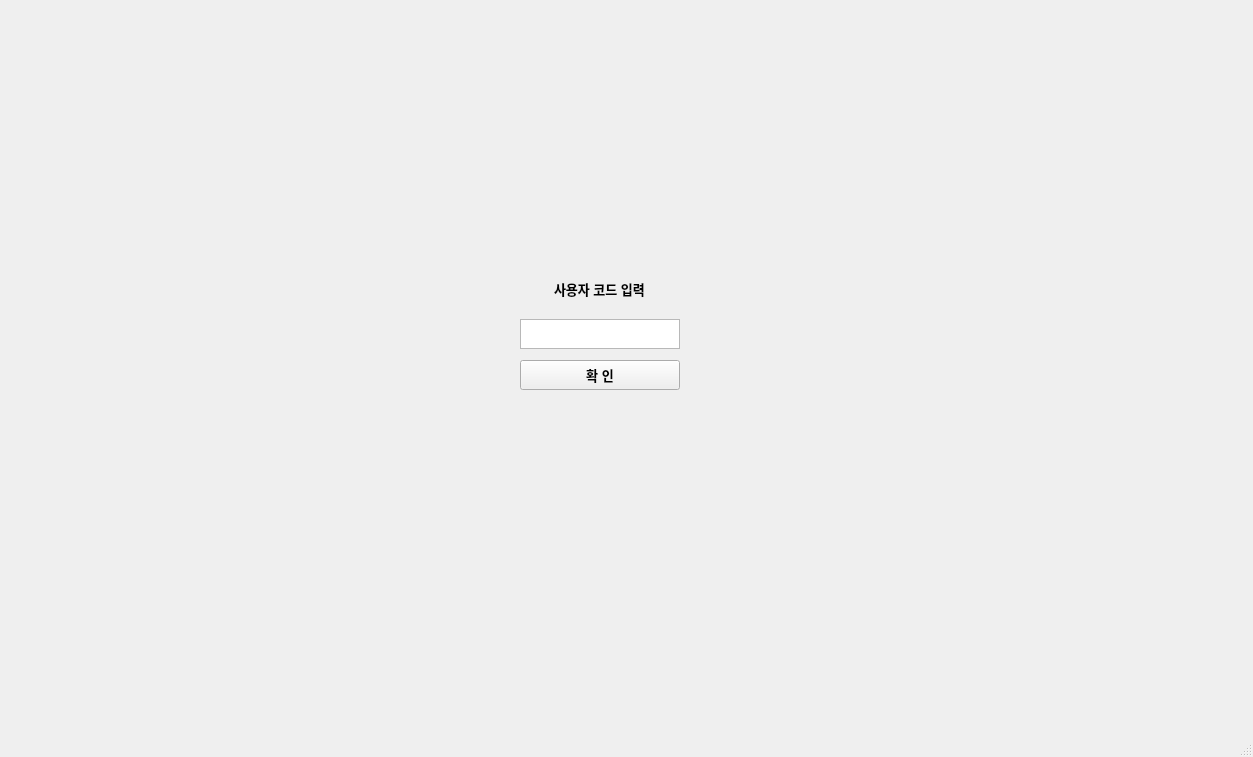
<?xml version="1.0" encoding="UTF-8"?>
<ui version="4.0">
 <class>main_window</class>
 <widget class="QMainWindow" name="main_window">
  <property name="geometry">
   <rect>
    <x>0</x>
    <y>0</y>
    <width>1253</width>
    <height>757</height>
   </rect>
  </property>
  <property name="windowTitle">
   <string>MainWindow</string>
  </property>
  <widget class="QWidget" name="centralwidget">
   <widget class="QWidget" name="verticalLayoutWidget">
    <property name="geometry">
     <rect>
      <x>520</x>
      <y>270</y>
      <width>160</width>
      <height>120</height>
     </rect>
    </property>
    <layout class="QVBoxLayout" name="layout_login">
     <item alignment="Qt::AlignHCenter|Qt::AlignVCenter">
      <widget class="QLabel" name="lbl_pass">
       <property name="maximumSize">
        <size>
         <width>16777215</width>
         <height>30</height>
        </size>
       </property>
       <property name="font">
        <font>
         <family>Arial</family>
         <pointsize>10</pointsize>
         <weight>75</weight>
         <bold>true</bold>
        </font>
       </property>
       <property name="text">
        <string>사용자 코드 입력</string>
       </property>
      </widget>
     </item>
     <item alignment="Qt::AlignHCenter|Qt::AlignVCenter">
      <widget class="QTextEdit" name="txt_password">
       <property name="maximumSize">
        <size>
         <width>16777215</width>
         <height>30</height>
        </size>
       </property>
       <property name="font">
        <font>
         <family>Arial</family>
         <pointsize>10</pointsize>
         <weight>75</weight>
         <bold>true</bold>
        </font>
       </property>
       <property name="tabChangesFocus">
        <bool>true</bool>
       </property>
       <property name="html">
        <string>&lt;!DOCTYPE HTML PUBLIC &quot;-//W3C//DTD HTML 4.0//EN&quot; &quot;http://www.w3.org/TR/REC-html40/strict.dtd&quot;&gt;
&lt;html&gt;&lt;head&gt;&lt;meta name=&quot;qrichtext&quot; content=&quot;1&quot; /&gt;&lt;style type=&quot;text/css&quot;&gt;
p, li { white-space: pre-wrap; }
&lt;/style&gt;&lt;/head&gt;&lt;body style=&quot; font-family:'Arial'; font-size:10pt; font-weight:600; font-style:normal;&quot;&gt;
&lt;p align=&quot;center&quot; style=&quot;-qt-paragraph-type:empty; margin-top:0px; margin-bottom:0px; margin-left:0px; margin-right:0px; -qt-block-indent:0; text-indent:0px; font-size:8pt;&quot;&gt;&lt;br /&gt;&lt;/p&gt;&lt;/body&gt;&lt;/html&gt;</string>
       </property>
      </widget>
     </item>
     <item>
      <widget class="QPushButton" name="btn_send">
       <property name="maximumSize">
        <size>
         <width>16777215</width>
         <height>30</height>
        </size>
       </property>
       <property name="font">
        <font>
         <family>Arial</family>
         <pointsize>10</pointsize>
         <weight>75</weight>
         <bold>true</bold>
        </font>
       </property>
       <property name="text">
        <string>확 인</string>
       </property>
      </widget>
     </item>
    </layout>
   </widget>
  </widget>
  <widget class="QMenuBar" name="menubar">
   <property name="geometry">
    <rect>
     <x>0</x>
     <y>0</y>
     <width>1253</width>
     <height>21</height>
    </rect>
   </property>
  </widget>
  <widget class="QStatusBar" name="statusbar"/>
 </widget>
 <resources/>
 <connections/>
</ui>
